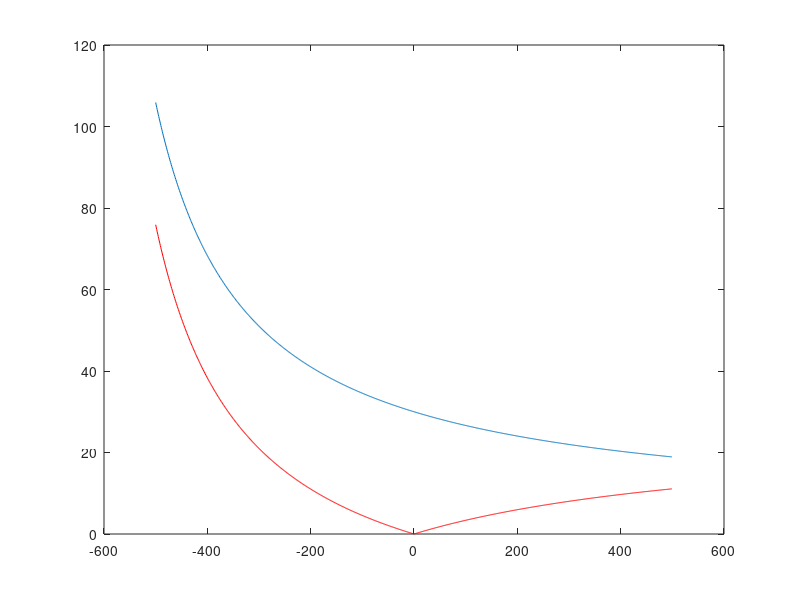

Reproduce this figure in MATLAB.
%%program to analyze the aberration due to error in object location in z-direction

% Input Parameters
u1=5000; % Object distance in micrometers
v=30000; % Image distance in micrometers
l=0.632; % Wavelength in micrometers
t=1050; % Thickness of glass substrate in micrometers
na=1; % Refractive index of air
ng=1.5; % Refractive index of glass
n=1; % Zone number
a=n*n*l*l+2*n*l*(u1+v)+2*u1*v;
r=sqrt(((a*a)-4*u1*u1*v*v)/(4*(a+u1*u1+v*v))); %Radius of first zone before aberration correction
theta=atan(r/u1);
rr=r*((u1-t)/u1);
r1=rr+t*tan(asin(na/ng*(sin(atan(r/u1)))));
u2=u1*(r1/r);
a1=n*n*l*l+2*n*l*(u2+v)+2*u2*v;
rr=sqrt(((a1*a1)-4*u2*u2*v*v)/(4*(a1+u2*u2+v*v))); % Radius of first zone after aberration correction

%Error calculation
s=1:1000 ;
u4=s-501;
u=5000+u4(s);
u3=u(s).*(r1/r);
b=(4*n*n*l*l+8*n*l.*u3(s)-4*rr*rr);
c=(4*n^3*l^3+12*n*n*l*l.*u3(s)+8*n*l.*u3(s).*u3(s)-8*rr*rr*n*l-8*rr*rr.*u3(s));
d=(n^4*l^4+4*n*n*l*l.*u3(s).*u3(s)+4*n^.3*l^3.*u3(s)-4*rr*rr.*u3(s).*u3(s)-4*rr*rr*n*n*l*l-8*rr*rr*n*l.*u3(s));
v1=(-c(s)+sqrt(c(s).*c(s)-4.*b(s).*d(s)))./(2.*b(s));  
ve=abs(v1(s)-v);

%Display results
plot(u4,v1/1000)
hold on
plot(u4,ve/1000,'r')
